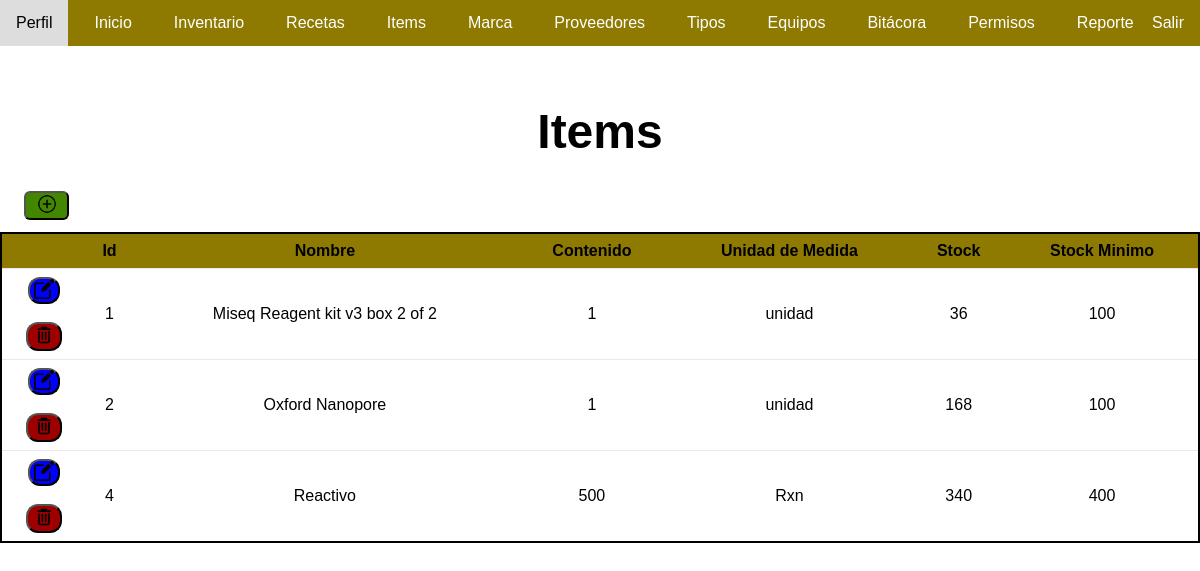
Page /listar-items/ (signed in) on the earlier database version.
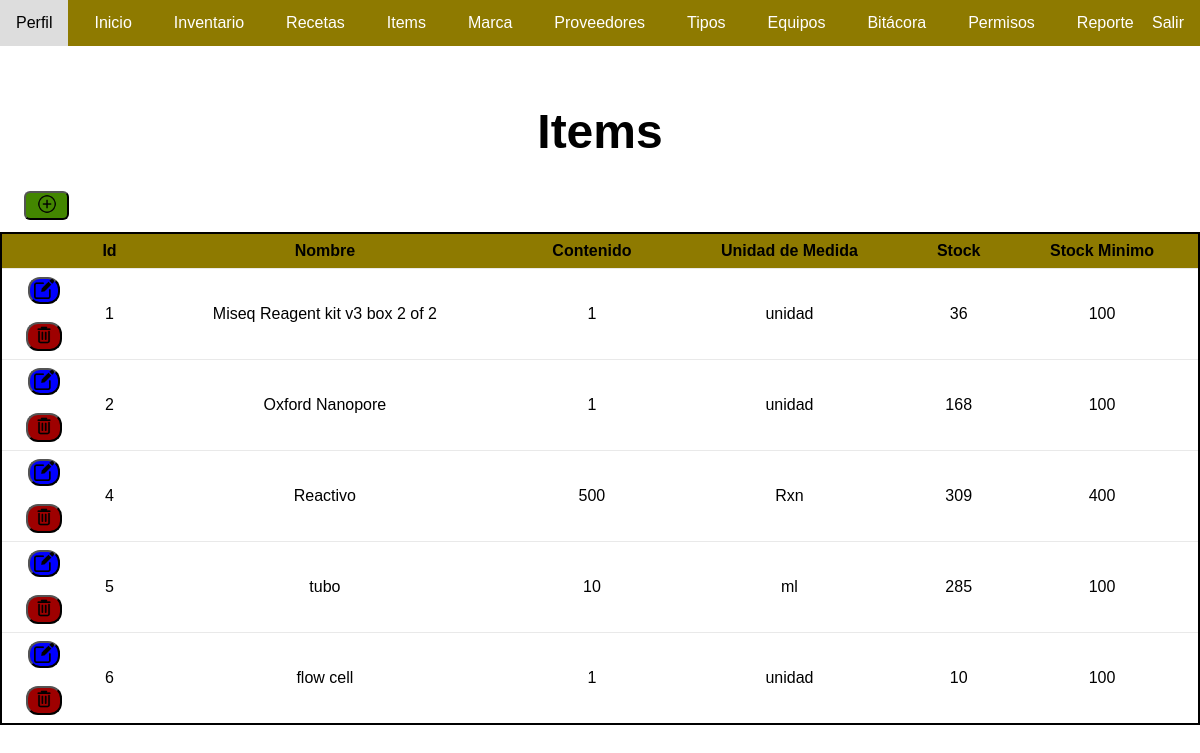
Same page on the later database version.
### app/models.py (models this page shows, shortened)
class Item(models.Model):
    nombre = models.CharField(max_length=60, null=False, verbose_name='nombre')
    contenido = models.IntegerField(null=False)
    unidad_de_medida = models.CharField(max_length=30, null=False, verbose_name='unidad_medida')
    stock = models.IntegerField(default=0, blank=True)
    stock_minimo = models.IntegerField(default=0, blank=True)  # Campo agregado
    types = models.ManyToManyField(Type, related_name='items')
    locations = models.ManyToManyField(Location, related_name='items')
    marcas = models.ManyToManyField(Marca, related_name='items')
    proveedores = models.ManyToManyField(Proveedor, related_name='items')
    usuario = models.ForeignKey(User, on_delete=models.SET_NULL, null=True, blank=True)

### app/views.py (the view)
# urls.py: path('listar-items/', views.listar_items, name='listar_items'),
def listar_items(request):
    items = Item.objects.all()
    return render(request, 'listar_items.html', {'items': items})

### app/templates/listar_items.html (shortened to what this page needs)
{% load static %}
<!DOCTYPE html>
<html lang="en">
<head>
    <link rel="stylesheet" type="text/css" href="{% static 'css/marca.css' %}">
</head>
<body>
    <div class="container">
        <nav class="navbar">
            <ul>
                <li><a href="/perfil/">Perfil</a></li>
                <li><a href="/">Inicio</a></li>
                {%if perms.app.view_registro%}
                <li><a href="/inventario/">Inventario</a></li>
                {%endif%}
                <li><a href="/recetas/">Recetas</a></li>
                {% if perms.app.view_item %}
                <li><a href="{% url 'listar_items' %}">Items</a></li>
                {% endif %}
                {% if perms.app.view_marca %}
                <li><a href="/marca/">Marca</a></li>
                {% endif %}
                {% if perms.app.view_proveedor %}
                <li><a href="/proveedores/">Proveedores</a></li>
                {% endif %}
                {% if perms.app.view_type %}
                <li><a href="/tipos/">Tipos</a></li>
                {% endif %}
                {% if perms.app.view_locatios %}
                <li><a href="/listar-locations/">Equipos</a></li>
                {% endif %}
                {% if perms.app.view_bitacora %}
                <li><a href="/bitacora/">Bitácora</a></li>
                {% endif %}
                {% if perms.app.view_auth_permission %}
                <li><a href="/asignar-permisos/">Permisos</a></li>
                {% endif %}
                <li><a href="/usos-receta/">Reporte</a></li>
                <li>
                    <div class="cerrar-sesion"><a href="{% url 'salir' %}" class="cerrar-sesion">Salir</a></div>
                </li>
            </ul>
        </nav>
        <br><br><br><br>
        <h1>Items</h1>
        {% if perms.app.add_item %}
        <button type="button" class='insertar' onclick="window.location.href='{% url 'crear_item' %}'" alt="registrar item">
            <img src="{% static 'imagenes/insertar.png' %}" class="insertar-imagen" alt="registrar item">
        </button>
        {% endif %}
        <table class="default">
            <thead>
                <tr>
                    <th></th>
                    <th>Id</th>
                    <th>Nombre</th>
                    <th>Contenido</th>
                    <th>Unidad de Medida</th>
                    <th>Stock</th>
                    <th>Stock Minimo</th>
                </tr>
            </thead>
            <tbody>
                {% for item in items %}
                <tr>
                    <td>
                        {% if perms.app.change_item %}
                        <button type="button" onclick="window.location.href='{% url 'editar_item' item.id %}'" class="editar">
                            <img src="{% static 'imagenes/editar.png' %}" alt="Editar">
                        </button>
                        {% endif %}
                        <br><br>
                        {% if perms.app.delete_item %}
                        <button type="button" class="eliminar" data-item-id="{{ item.id }}">
                            <img src="{% static 'imagenes/borrar.png' %}" alt="Eliminar">
                        </button>
                        {% endif %}
                    </td>
                    <td>{{ item.id }}</td>
                    <td>{{ item.nombre }}</td>
                    <td>{{ item.contenido }}</td>
                    <td>{{ item.unidad_de_medida }}</td>
                    <td>{{ item.stock }}</td>
                    <td>{{ item.stock_minimo }}</td>
                </tr>
                {% endfor %}
            </tbody>
        </table>
    </div>
</body>
</html>

### app/static/css/marca.css (style rules this page uses)
body { margin: 0; padding: 0%; font-family: Arial, sans-serif; }
.navbar { background-color: #8E7A00; overflow: hidden; margin: auto; position: fixed; top: 0; left: 0; width: 100%; }
.navbar ul { list-style-type: none; margin: 0; padding: 0; overflow: hidden; display: flex; }
.navbar ul li { margin-right: 10px; }
.navbar ul li a { display: block; color: white; text-align: center; padding: 14px 16px; text-decoration: none; }
.navbar ul li a.cerrar-sesion { position: absolute; color: white; text-align: center; padding: 14px 16px; text-decoration: none; right: 0; }
.eliminar { background-color: rgb(158, 0, 0); border-radius: 12px; cursor: pointer; }
.eliminar img { width: 20px; height: 20px; }
table { width: 100%; height: 100%; border-collapse: collapse; cursor: default; border: rgb(0, 0, 0) 2px solid; }
th, td { padding: 8px; text-align: center; border-bottom: 1px solid rgba(194, 192, 192, 0.356) }
th { background-color: #8E7A00; color: rgb(0, 0, 0); position: sticky; top: 0; }
.editar { background-color: blue; border-radius: 12px; cursor: pointer; padding: 0; width: 32px; }
.editar img { width: 20px; height: 20px; }
h1 { text-align: center; font-size: xxx-large; }
.insertar { width: 45px; position: static; margin-right: 1%; cursor: pointer; background-color: rgb(67, 134, 0); border-radius: 6px; margin-bottom: 1%; margin-left: 2%; }
.insertar-imagen { width: 20px; height: 20px; }

Differences in the rows shown:
changed Item "Reactivo": stock "340" → "309"
added Item: id "5", nombre "tubo", contenido "10", unidad_de_medida "ml", stock "285", stock_minimo "100"
added Item: id "6", nombre "flow cell", contenido "1", unidad_de_medida "unidad", stock "10", stock_minimo "100"
